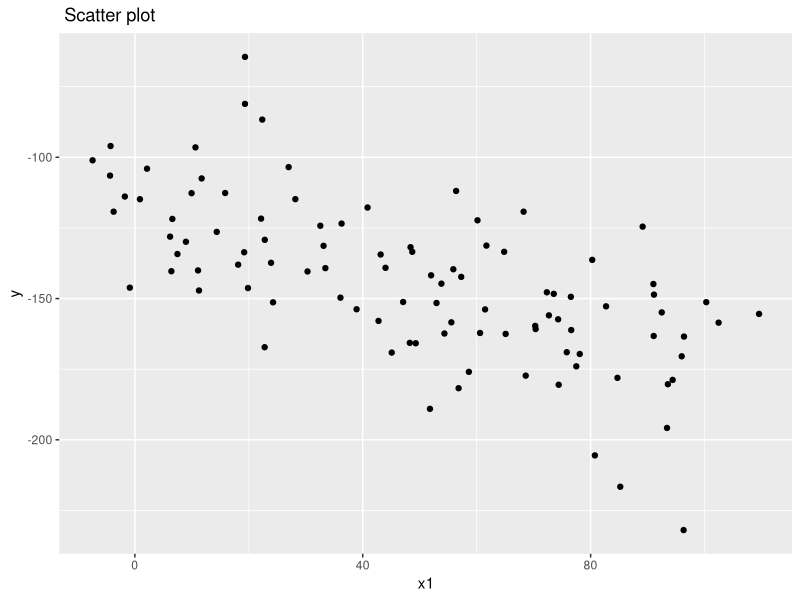
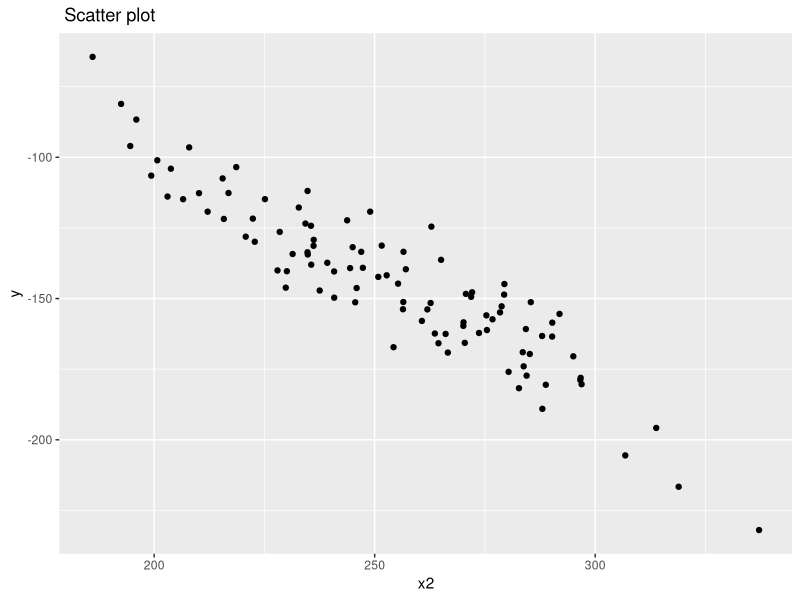
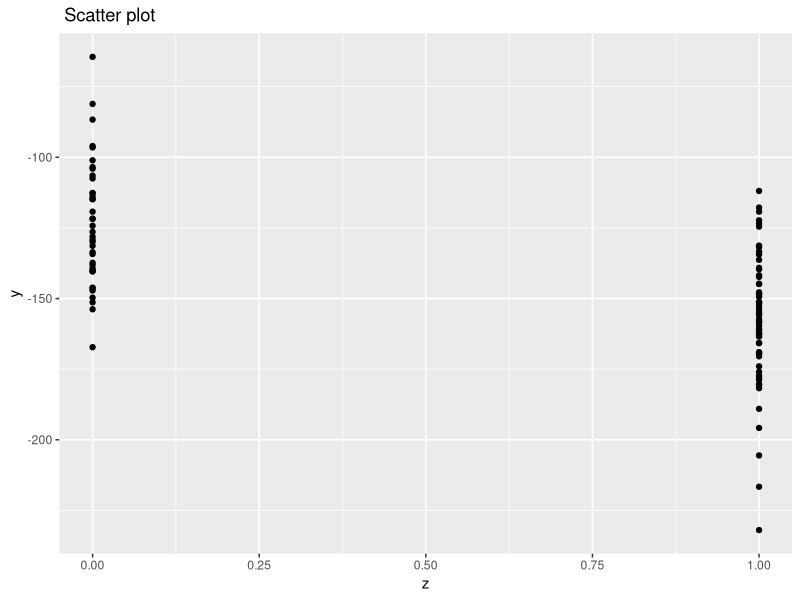
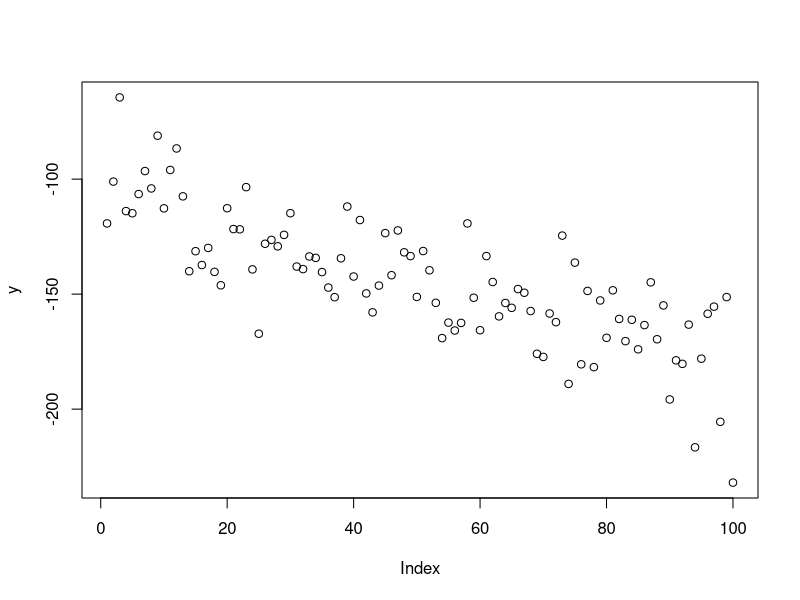
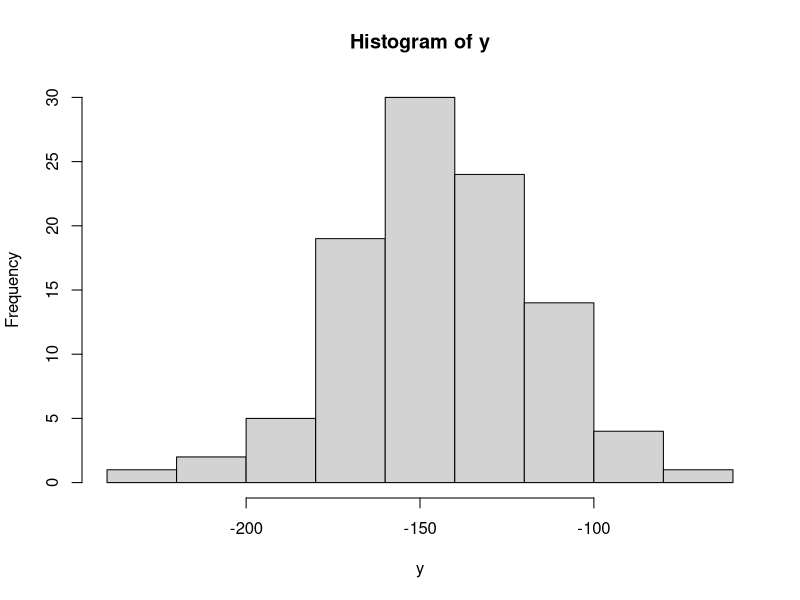

These figures' R source, in order: (Note: this script raises an error after producing the figures.)
## ---- chunk 1
knitr::opts_chunk$set(echo = TRUE)
## ---- chunk 2
rm(list = ls())
## ---- chunk 3
library(ggplot2)

x1=seq(100)+rnorm(100,mean = 0,sd=10)
x2=200+seq(100)+rnorm(100,mean = 2,sd=10)
p=(exp(5+0.8*x1-0.15*x2)/(1+exp(5+0.8*x1-0.15*x2)))+runif(n = 100,min = -0.5,max = 0.5)
z=seq(length(p))

for (i in seq(length(p))) {
  if (p[i]>0.5){
    z[i]=1
    }else{
      z[i]=0
  }
}
y<-200+0.75*x1-1.5*x2+0.15*z +rnorm(100,mean = 0,sd=5)
## ---- chunk 4
df= cbind(x1,x2,z,y)
df=as.data.frame(df)
## ---- chunk 5
summary(df)    
## ---- chunk 6
ggplot(df,aes(x = x1, y = y)) + geom_point()+ ggtitle(" Scatter plot")
## ---- chunk 7
ggplot(df,aes(x = x2, y = y)) + geom_point()+ ggtitle(" Scatter plot")
## ---- chunk 8
ggplot(df,aes(x = z, y = y)) + geom_point()+ ggtitle(" Scatter plot")
## ---- chunk 9
plot(y)
## ---- chunk 10
hist(y)
## ---- chunk 11
dff=df
## ---- chunk 12
dff$y[5]=NA
dff$y[50]=NA
dff$y[100]=NA
dff$y[90]=5000
## ---- chunk 13
c(dff$y[5],dff$y[50],dff$y[90],dff$y[100])
## ---- chunk 14
media=mean(dff$y,na.rm = TRUE)
dff$y[5]=media
dff$y[50]=media
dff$y[100]=media
## ---- chunk 15
mm=data.frame(
  "termino" = c("Media","dato_real"),
  "id_5" = c(media,df$y[5]),  
  "id_50" = c(media,df$y[50]), 
  "id_100" = c(media,df$y[100]))
mm
## ---- chunk 16
table(df$z)
## ---- chunk 17
sum(dff$z,na.rm = TRUE)/length(df$z)
## ---- chunk 18
dff$z[15]=NA
dff$z[25]=NA
dff$z[75]=NA
## ---- chunk 19
frec=sum(dff$z,na.rm = TRUE)/length(dff$z)
input=0
if (frec>0.5){
  input=1
} else{
  input=0
}
mm=data.frame(
  "termino" = c("frecuencia","inputacion","dato_real"),
  "id_15" = c(frec,input,df$z[10]),  
  "id_25" = c(frec,input,df$z[25]), 
  "id_75" = c(frec,input,df$z[75]))
mm   
## ---- chunk 20
setwd("C:/Users/HP/Desktop/Carpetas/ITBA/clase/Primer Q 2022/8- relacion entre variables/8-b- Correlacion")
## ---- chunk 21
library(ggplot2)

x<-seq(100)+rnorm(100,mean = 0,sd=10)

y<-200+0.75*x+rnorm(100,mean = 0,sd=5)

df= cbind(x,y)
df=as.data.frame(df)

ggplot(df,aes(x = x, y = y)) + geom_point()+ ggtitle(" Scatter plot")

## ---- chunk 22
cor(x,y)

## ---- chunk 23
x<-seq(-50,49)+rnorm(100,mean = 0,sd=10)

y<-10*x+20*x^2+x^3-8+rnorm(100,mean = 0,sd=50)

df= cbind(x,y)
df=as.data.frame(df)

ggplot(df,aes(x = x, y = y)) + geom_point()+ ggtitle(" Scatter plot")

## ---- chunk 24
cor(x,y)
cor(x, y, method = "spearman")

## ---- chunk 25
x1<-seq(50)+rnorm(50,mean = 0,sd=10)
x2=rep(51)+rnorm(1,mean = 0,sd=10)
x3<-seq(52,100)+rnorm(49,mean = 0,sd=10)
x=c(x1, x2,x3)
plot(x)

## ---- chunk 26
y1<-2+0.8*x1+rnorm(length(x1),mean = 0,sd=5)
y2<-20+8*x2+rnorm(length(x2),mean = 100,sd=10) ### Aca se introduce el outlier
y3<-2+0.8*x3+rnorm(length(x3),mean = 0,sd=5)
y=c(y1,y2,y3)
df= cbind(x,y)
df=as.data.frame(df)

ggplot(df,aes(x = x, y = y)) + geom_point()+ ggtitle(" Scatter plot")

## ---- chunk 27
cor(x,y)
## ---- chunk 28
cor(x, y, method = "spearman")

## ---- chunk 29
library("corrplot")
## ---- chunk 30
data(mtcars)
head(mtcars)
## ---- chunk 31
M <- cor(mtcars)  #permite ejecutar una matriz de correlación
## ---- chunk 32
corrplot(M, method = "ellipse")
## ---- chunk 33
cor(mtcars$mpg, mtcars$am)
cor(x, y, method = "spearman")
## ---- chunk 34
cor(mtcars)
## ---- chunk 35
library(readxl)
preciost <- read_excel("precios.xlsx", 2) # Este es el set de datos originales tiene algunos faltantes producto de Covid-19 y titulos muy largos
precios <- read_excel("precios.xlsx", 1) # esta base es la misma que la anterior pero sacando los missings, cortando la muestra a los valores existentes y asignandole un indice a los titulos
colnames(preciost)
## ---- chunk 36
M <- cor(precios, method = c("spearman"), use = "complete.obs")  #permite ejecutar una matriz de correlación
## ---- chunk 37
corrplot(M, method = "ellipse")
## ---- chunk 38
Notas <- read_excel("Ejercicio.xlsx")
head(Notas, 18)
## ---- chunk 39
boxplot(mtcars$mpg ~ mtcars$am, col = "gray",
        main = "Millas por Galon\nsegún el tipo de transmision\n(0 = automatic, 1 = manual)")
## ---- chunk 40
media<-tapply(mtcars$mpg, INDEX = mtcars$am, FUN = mean)
sdv<-tapply(mtcars$mpg, INDEX = mtcars$am, FUN = sd)
media
sdv
## ---- chunk 41
Z=(17.14-0)/(3.833/(19)^0.5)
abs(Z)

## ---- chunk 42
qt(0.975,18)
## ---- chunk 43
test <- t.test(mtcars$mpg, mu=17) 
 
print(test)
## ---- chunk 44
test <- t.test(mtcars$mpg,mtcars$mpg) # Prueba t de Student

print(test)
## ---- chunk 45
cor.test(mtcars$mpg, mtcars$hp)
## ---- chunk 46
frec<-c(15,19)
chisq.test(frec)
## ---- chunk 47
qchisq(0.95,1)
## ---- chunk 48
fila1 <- c(81, 103, 147)
fila2 <- c(359, 326, 277)
tabla <- as.table(rbind(fila1, fila2))
dimnames(tabla) = list(Peso = c("Obeso","No obeso"),
                       Estado_civil = c("soltero","pareja","casado"))
tabla
## ---- chunk 49
chisq.test(x = tabla)
## ---- chunk 50
M <- as.table(rbind(c(762, 327, 468), c(484, 239, 477)))
dimnames(M) <- list(genero= c("F", "M"),
      Horario= c("Mañana","Tarde", "Noche"))
M

## ---- chunk 51
plot(M, col = c("red", "blue"), main = "Genero vs.Turno")
## ---- chunk 52
chisq.test(M)
## ---- chunk 53
M <- as.table(rbind(c(81, 103, 147), c(359, 326, 277)))
dimnames(M) <- list(Obesidad= c("Obeso", "No_Obeso"),
      Estado_civil= c("Soltero","Pareja", "Casado"))
M
## ---- chunk 54
plot(M, col = c("red", "blue"), main = "Obesidad vs.Estado Civil")
## ---- chunk 55
chisq.test(M)
## ---- chunk 56
chisq.test(x = M)$residuals
## ---- chunk 57
chisq.test(x = M)$stdres
## ---- chunk 58
solteros_casados <- M[, c(1,3)]
solteros_casados
## ---- chunk 59
chisq.test(solteros_casados)
## ---- chunk 60
library("vcd")

## ---- chunk 61
assocstats(solteros_casados)
## ---- chunk 62
summary(iris)
## ---- chunk 63
hist(iris$Sepal.Length)
## ---- chunk 64
shapiro.test(iris$Sepal.Length)
## ---- chunk 65
dfpred= dff[is.na(dff$z),]
dfpred 
## ---- chunk 66
dftoprove= dff[!is.na(dff$z),]
head(dftoprove)
## ---- chunk 67
library(dplyr)
set.seed(1)

#create ID column
dftoprove$id <- 1:nrow(dftoprove)

#use 70% of dataset as training set and 30% as test set 
train <- dftoprove %>% dplyr::sample_frac(0.70)
test  <- dplyr::anti_join(dftoprove, train, by = 'id')
## ---- chunk 68
train=train[,(names(train)!="id")]
test=train[,(names(train)!="id")]
## ---- chunk 69
logit=glm(z ~ x1 + x2 + y, data=train) 
summary(logit)
## ---- chunk 70
test$pred=predict(object = logit,newdata = test)
test$predbin = (test$pred > 0.5) * 1


head(test)
## ---- chunk 71
colnames(test)
## ---- chunk 72
#install.packages('caret')
library(caret)
example <- confusionMatrix(as.factor(test$predbin), as.factor(test$z))
example
## ---- chunk 73
which(is.na(dff$z))
## ---- chunk 74
dff[is.na(dff)]=predict(object = logit,newdata = dfpred)
## ---- chunk 75

dff$z[dff$z>0.5] = 1
dff$z[dff$z<=0.5] = 0
head(dff)
## ---- chunk 76

dff[c(15,25,75),]

## ---- chunk 77

df[c(15,25,75),]

## ---- chunk 78
modelolin=lm(y ~ x1 + x2 + z, dff)
summary(modelolin)
## ---- chunk 79
dff$y[5]=NA
dff$y[50]=NA
dff$y[100]=NA
dff$y[90]=5000
## ---- chunk 80
nuevo <- dff[c(5,50,100),]
## ---- chunk 81
c(dff$y[5],dff$y[50],dff$y[90],dff$y[100])
## ---- chunk 82
predict(modelolin, newdata= nuevo)

## ---- chunk 83
dff[c(5,50,100),]
